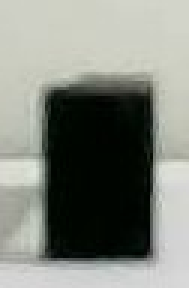
#> input picture Graduaton Project -Image Processing/side_input_images/1/1_c1.jpg, 63 x 96 px (shown 3 times larger)
$ python main.py
#> lines starting #> are read from the running program, lines starting #| are printed output that depends on the picture; after the words box and inside, x2 and y2 are one past the last pixel; in counts of white or black regions, pixels touching at a corner belong together
### Graduaton Project -Image Processing/main_functions.py
import operator
from feature_extractor import *

similarity_threshold = 0.90
weight1 = 0.5
weight2 = 1 - weight1

def side_input_images():
    image_c = cv2.imread(r"side_input_images/1/1_c1.jpg", 0)
    image_f = cv2.imread(r"side_input_images/1/1_f1.jpg", 0)

    compare1 = cv2.imread(r"side_input_images/1/1_c1.jpg", 0)
    compare2 = cv2.imread(r"side_input_images/4/4_c1.jpg", 0)
    compare3 = cv2.imread(r"side_input_images/5/5_c1.jpg", 0)


    return image_c,image_f,compare1,compare2,compare3


def front_input_images():
    image_c = cv2.imread(r"input_images/1/1_c.jpg", 0)
    image_f = cv2.imread(r"input_images/1/1_c5.jpg", 0)

    compare1 = cv2.imread(r"input_images/1/1_c.jpg", 0)
    compare2 = cv2.imread(r"input_images/4/4_c.jpg", 0)
    compare3 = cv2.imread(r"input_images/5/5_c.jpg", 0)

    image_c = image_c[100:370,:]
    image_f = image_f[100:370,:]
    compare1 = compare1[100:370, :]
    compare2 = compare2[100:370, :]
    compare3 = compare3[100:370, :]

    return image_c,image_f,compare1,compare2,compare3


def get_extract_countours(type):
    if type=="side":
        side_c, side_f, comp_side1, comp_side2, comp_side3 = side_input_images()
        image_c_final, c_contours = extract_contours(side_c)
        image_f_final, f_contours = extract_contours(side_f)
        comp1_final, f1_contours = extract_contours(comp_side1)
        comp2_final, f2_contours = extract_contours(comp_side2)
        comp3_final, f3_contours = extract_contours(comp_side3)
        return image_c_final,c_contours,image_f_final,f_contours,comp1_final,f1_contours,comp2_final,f2_contours,comp3_final,f3_contours
    elif type=="front":
        front_c, front_f, comp_front1, comp_front2, comp_front3 = front_input_images()
        image_c_final, c_contours = extract_contours(front_c)
        image_f_final, f_contours = extract_contours(front_f)
        comp1_final, f1_contours = extract_contours(comp_front1)
        comp2_final, f2_contours = extract_contours(comp_front2)
        comp3_final, f3_contours = extract_contours(comp_front3)
        return image_c_final, c_contours, image_f_final, f_contours, comp1_final, f1_contours, comp2_final, f2_contours, comp3_final, f3_contours


def get_score(type):

    if type=="side":
        side_image_c_final, side_c_contours, side_image_f_final, side_f_contours, side_comp1_final, side_f1_contours, side_comp2_final, side_f2_contours, side_comp3_final, side_f3_contours = get_extract_countours(
            "side")
        if side_c_contours is not None or side_f_contours is not None:
            # cv2.imshow("image_c_final", side_image_c_final)
            # cv2.imshow("image_f_final", side_image_f_final)

            result, score = compare_binary_images(side_image_c_final, side_image_f_final, similarity_threshold)

            error_name = compare3_images(side_image_c_final, side_comp1_final, side_comp2_final, side_comp3_final)
            # print(error_name)
            result2, score2, score_scaled2 = compare_contours(side_c_contours, side_f_contours, similarity_threshold)
            # print(score2)
            # print(score_scaled2)

            final_score = round(score * weight1 + score_scaled2 * weight2, 2)
            # print(str(similarity_threshold <= final_score) + "-> Final Score: " + str(final_score),"type ="+type)
            return final_score ,error_name,side_image_f_final ,side_image_c_final
    elif type=="front":
        front_image_c_final, front_c_contours, front_image_f_final, front_f_contours, front_comp1_final, front_f1_contours, front_comp2_final, front_f2_contours, front_comp3_final, front_f3_contours = get_extract_countours(
            "front")
        if front_c_contours is not None or front_f_contours is not None:
            # cv2.imshow("image_c_final", front_image_c_final)
            # cv2.imshow("image_f_final", front_image_f_final)

            result, score = compare_binary_images(front_image_c_final, front_image_f_final, similarity_threshold)
            error_name = compare3_images(front_image_c_final, front_comp1_final, front_comp2_final, front_comp3_final)
            # print(error_name)
            result2, score2, score_scaled2 = compare_contours(front_c_contours, front_f_contours, similarity_threshold)
            # print(score2)
            # print(score_scaled2)

            final_score = round(score * weight1 + score_scaled2 * weight2, 2)
            # print(str(similarity_threshold <= final_score) + "-> Final Score: " + str(final_score), "type =" + type)
            return final_score ,error_name ,front_image_f_final ,front_image_c_final


def compare3_images(test_image,comp1,comp2,comp3,similarity_threshold=0.9):
    result1, score1 = compare_binary_images(test_image, comp1, similarity_threshold)
    result2, score2 = compare_binary_images(test_image, comp2, similarity_threshold)
    result3, score3 = compare_binary_images(test_image, comp3, similarity_threshold)
    dst = [[1,score1],[2,score2],[3,score3]]
    dst.sort(key=operator.itemgetter(1))
    # print(dst)
    if dst[2][0] == 1:
        return "1"
    elif dst[2][0] == 2:
        return "4"
    else:
        return "3"


# [40 lines left out: function error_compare, not called in this run]

### Graduaton Project -Image Processing/feature_extractor.py
import cv2
import numpy as np
from skimage.filters import threshold_multiotsu
import math
from math import fabs, sqrt
from numpy.core.numeric import False_
from skimage import data
from skimage.feature import blob_dog, blob_log, blob_doh
from skimage.color import rgb2gray
from skimage.metrics import structural_similarity

import matplotlib.pyplot as plt

def two_level_threshold(image):
    thresholds = threshold_multiotsu(image)
    img_thres1 = cv2.threshold(image, thresholds[0], 255, cv2.THRESH_BINARY_INV)[1]
    #img_thres2 = cv2.threshold(image, thresholds[1], 255, cv2.THRESH_BINARY_INV)[1]
    #anded = cv2.bitwise_and(img_thres1, img_thres2)
    return img_thres1

def extract_contours(image):
    image = cv2.GaussianBlur(image, (5, 5), 0)
    kernel = np.ones((3, 3), np.uint8)

    img_thres_otsu = two_level_threshold(image)
    img_thres_otsu = cv2.erode(img_thres_otsu, kernel)
    img_thres_otsu = cv2.dilate(img_thres_otsu, kernel)

    contours, _ = cv2.findContours(img_thres_otsu, cv2.RETR_LIST, cv2.CHAIN_APPROX_NONE)
    largest_contour, largest_area = None, 0
    for cnt in contours:
        area=cv2.contourArea(cnt)
        if area > largest_area:
            largest_area = area
            largest_contour = cnt

    if largest_contour is None:
        return None, None

    box = cv2.boundingRect(largest_contour)
    contour_image = np.zeros((image.shape[0], image.shape[1], 1), np.uint8)
    cv2.drawContours(contour_image, [largest_contour], -1, 255, -1)
    contour_image = contour_image[box[1]: box[1] + box[3], box[0]: box[0] + box[2]]
    return contour_image, largest_contour

def compare_binary_images(image, image_ref, similarity_threshold=0.90):

    # intesection over union (IOU)
    img_size = image.shape
    image = cv2.resize(image, (img_size[1], img_size[0]))
    image_ref = cv2.resize(image_ref, (img_size[1], img_size[0]))
    anded = cv2.bitwise_and(image, image_ref)
    ored = cv2.bitwise_or(image, image_ref)

    # cv2.imshow("anded", anded)
    # cv2.imshow("ored", ored)

    anded_count = cv2.countNonZero(anded)
    ored_count = cv2.countNonZero(ored)

    # print("Anded:" + str(anded_count))
    # print("ored_count:" + str(ored_count))

    similarity_score = round(anded_count / ored_count, 2)

    return similarity_score > similarity_threshold, similarity_score

def compare_contours(cnt_c, cnt_f, similarity_threshold=0.90):
    acceptable_error = 1.5
    score = cv2.matchShapes(cnt_c, cnt_f, 1, 0.0)
    score_scaled = round(max(1.0 - score / (acceptable_error * 10), 0.0), 2)
    return score < score_scaled, score, score_scaled

# [131 lines left out: functions center_of_gravity, retrection, edgeLift, unSupport, not called in this run]
def score_show(image,score):
    font = cv2.FONT_HERSHEY_SIMPLEX
    cv2.putText(image, f"Similarity Score: {round(score,2)}", (image.shape[0],30), font, 1, (0,0,255),2)

# [54 lines left out: function diff, not called in this run]

### Graduaton Project -Image Processing/main.py
from matplotlib.pyplot import imshow
from main_functions import *


side_score ,errorname_side ,image_f_final,image_c_final = get_score("side")
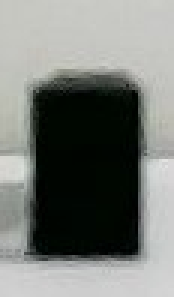
#> input picture Graduaton Project -Image Processing/side_input_images/1/1_f1.jpg, 58 x 99 px (shown 3 times larger)
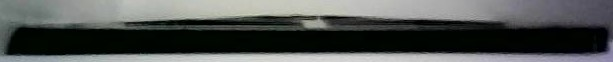
#> input picture Graduaton Project -Image Processing/side_input_images/4/4_c1.jpg, 613 x 62 px
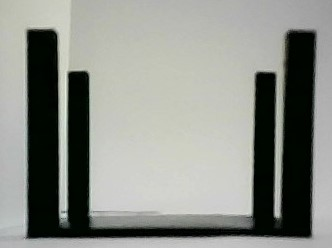
#> input picture Graduaton Project -Image Processing/side_input_images/5/5_c1.jpg, 332 x 248 px
#> in two_level_threshold, `thresholds = threshold_multiotsu(image)`: thresholds = [57, 151]
#> in two_level_threshold, `img_thres1 = cv2.threshold(image, thresholds[0], 255, cv2.THRESH_BINAR..`: img_thres1: shape (96, 63); 31.3% white; 1 white region, box (x1, y1, x2, y2) and area: (15, 30, 51, 86) 1894
#> in extract_contours, `img_thres_otsu = cv2.erode(img_thres_otsu, kernel)`: img_thres_otsu: shape (96, 63); 28.3% white; 1 white region, box (x1, y1, x2, y2) and area: (16, 31, 50, 85) 1713
#> in extract_contours, `img_thres_otsu = cv2.dilate(img_thres_otsu, kernel)`: img_thres_otsu: shape (96, 63); 31.3% white; 1 white region
#> in extract_contours, `contours, _ = cv2.findContours(img_thres_otsu, cv2.RETR_LIST, cv2.CHAI..`: contours = 1 contour; box (x1, y1, x2, y2) and area: (15, 30, 51, 86) 1808
#> the loop in extract_contours, `for cnt in contours:` made 1 pass
#> (area, largest_area) on pass 1: (1807.5, 1807.5)
#> after the loop in extract_contours, `for cnt in contours:`: largest_area = 1807.5; largest_contour = contour of 169 points, box (x1, y1, x2, y2) (15, 30, 51, 86), area 1808
#> in extract_contours, `box = cv2.boundingRect(largest_contour)`: box = (15, 30, 36, 56)
#> in extract_contours, `contour_image = contour_image[box[1]: box[1] + box[3], box[0]: box[0] ..`: contour_image: shape (56, 36, 1); 93.9% white; black in thin lines or dots
#> in get_extract_countours, `image_c_final, c_contours = extract_contours(side_c)`: c_contours has the same summary as largest_contour in extract_contours
#> in two_level_threshold (call 2), `img_thres1 = cv2.threshold(image, thresholds[0], 255, cv2.THRESH_BINAR..`: img_thres1: shape (99, 58); 34.9% white; 1 white region, box (x1, y1, x2, y2) and area: (10, 28, 47, 86) 2002
#> in extract_contours (call 2), `img_thres_otsu = cv2.erode(img_thres_otsu, kernel)`: img_thres_otsu: shape (99, 58); 31.6% white; 1 white region, box (x1, y1, x2, y2) and area: (11, 29, 46, 85) 1812
#> in extract_contours (call 2), `img_thres_otsu = cv2.dilate(img_thres_otsu, kernel)`: img_thres_otsu: shape (99, 58); 34.8% white; 1 white region
#> in extract_contours (call 2), `contours, _ = cv2.findContours(img_thres_otsu, cv2.RETR_LIST, cv2.CHAI..`: contours = 1 contour; box (x1, y1, x2, y2) and area: (10, 28, 47, 86) 1913
#> the loop in extract_contours (call 2), `for cnt in contours:` made 1 pass
#> (area, largest_area) on pass 1: (1913, 1913)
#> in extract_contours (call 2), `contour_image = contour_image[box[1]: box[1] + box[3], box[0]: box[0] ..`: contour_image: shape (58, 37, 1); 93.2% white; black in thin lines or dots
#> in get_extract_countours, `image_f_final, f_contours = extract_contours(side_f)`: f_contours = contour of 172 points, box (x1, y1, x2, y2) (10, 28, 47, 86), area 1913
#> in extract_contours (call 3), `contours, _ = cv2.findContours(img_thres_otsu, cv2.RETR_LIST, cv2.CHAI..`: contours = 1 contour; box (x1, y1, x2, y2) and area: (15, 30, 51, 86) 1808
#> in get_extract_countours, `comp1_final, f1_contours = extract_contours(comp_side1)`: f1_contours has the same summary as largest_contour in extract_contours
#> in two_level_threshold (call 4), `img_thres1 = cv2.threshold(image, thresholds[0], 255, cv2.THRESH_BINAR..`: img_thres1: shape (62, 613); 44.2% white; 3 white regions (1 under 20 px), largest, box (x1, y1, x2, y2) and area: (6, 17, 611, 55) 15864, (132, 17, 297, 26) 914
#> in extract_contours (call 4), `img_thres_otsu = cv2.erode(img_thres_otsu, kernel)`: img_thres_otsu: shape (62, 613); 39.2% white; 2 white regions, box (x1, y1, x2, y2) and area: (7, 18, 610, 54) 14338, (141, 18, 292, 25) 545
#> in extract_contours (call 4), `img_thres_otsu = cv2.dilate(img_thres_otsu, kernel)`: img_thres_otsu: shape (62, 613); 44% white; 2 white regions
#> in extract_contours (call 4), `contours, _ = cv2.findContours(img_thres_otsu, cv2.RETR_LIST, cv2.CHAI..`: contours = 2 contours; box (x1, y1, x2, y2) and area: (6, 17, 611, 55) 15134, (140, 17, 293, 26) 722
#> in extract_contours (call 4), `cv2.drawContours(contour_image, [largest_contour], -1, 255, -1)`: contour_image: shape (62, 613, 1); 41.7% white; 1 white region, box (x1, y1, x2, y2) and area: (6, 17, 611, 55) 15848
#> in extract_contours (call 4), `contour_image = contour_image[box[1]: box[1] + box[3], box[0]: box[0] ..`: contour_image: shape (38, 605, 1); 68.9% white; 4 black regions (1 under 20 px), largest, box (x1, y1, x2, y2) and area: (0, 0, 411, 29) 4300, (340, 0, 605, 16) 1591, (61, 19, 605, 38) 1249
#> in get_extract_countours, `comp2_final, f2_contours = extract_contours(comp_side2)`: f2_contours = contour of 1427 points, box (x1, y1, x2, y2) (6, 17, 611, 55), area 15134
#> in two_level_threshold (call 5), `img_thres1 = cv2.threshold(image, thresholds[0], 255, cv2.THRESH_BINAR..`: img_thres1: shape (248, 332); 24.9% white; 1 white region, box (x1, y1, x2, y2) and area: (28, 30, 315, 238) 20466
#> in extract_contours (call 5), `img_thres_otsu = cv2.erode(img_thres_otsu, kernel)`:
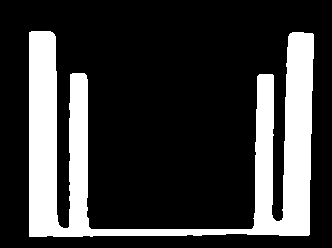
#> img_thres_otsu: shape (248, 332); 22.4% white; 1 white region, box (x1, y1, x2, y2) and area: (29, 31, 314, 237) 18439
#> in extract_contours (call 5), `img_thres_otsu = cv2.dilate(img_thres_otsu, kernel)`: img_thres_otsu: shape (248, 332); 24.9% white; 1 white region
#> in extract_contours (call 5), `contours, _ = cv2.findContours(img_thres_otsu, cv2.RETR_LIST, cv2.CHAI..`: contours = 1 contour; box (x1, y1, x2, y2) and area: (28, 30, 315, 238) 19495
#> the loop in extract_contours (call 5), `for cnt in contours:` made 1 pass
#> (area, largest_area) on pass 1: (19495, 19495)
#> after the loop in extract_contours (call 5), `for cnt in contours:`: largest_area = 19495; largest_contour = contour of 1930 points, box (x1, y1, x2, y2) (28, 30, 315, 238), area 19495
#> in extract_contours (call 5), `box = cv2.boundingRect(largest_contour)`: box = (28, 30, 287, 208)
#> in extract_contours (call 5), `contour_image = contour_image[box[1]: box[1] + box[3], box[0]: box[0] ..`: contour_image: shape (208, 287, 1); 34.3% white; 1 white region, box (x1, y1, x2, y2) and area: (0, 0, 287, 208) 20461
#> in get_extract_countours, `comp3_final, f3_contours = extract_contours(comp_side3)`: f3_contours has the same summary as largest_contour in extract_contours
#> in get_score, `side_image_c_final, side_c_contours, side_image_f_final, side_f_contou..`: side_c_contours = contour of 169 points, box (x1, y1, x2, y2) (15, 30, 51, 86), area 1808; side_f_contours has the same summary as f_contours in get_extract_countours; side_f1_contours has the same summary as side_c_contours; side_f2_contours has the same summary as f2_contours in get_extract_countours; side_f3_contours has the same summary as largest_contour in extract_contours
#> in compare_binary_images, `anded_count = cv2.countNonZero(anded)`: anded_count = 1893
#> in compare_binary_images, `ored_count = cv2.countNonZero(ored)`: ored_count = 1990
#> in compare_binary_images, `similarity_score = round(anded_count / ored_count, 2)`: similarity_score = 0.95
#> in get_score, `result, score = compare_binary_images(side_image_c_final, side_image_f..`: result = True; score = 0.95
#> in compare3_images, `result1, score1 = compare_binary_images(test_image, comp1, similarity_..`: result1 = True; score1 = 1
#> in compare3_images, `result2, score2 = compare_binary_images(test_image, comp2, similarity_..`: result2 = False; score2 = 0.71
#> in compare3_images, `result3, score3 = compare_binary_images(test_image, comp3, similarity_..`: result3 = False; score3 = 0.33
#> in compare3_images, `dst = [[1,score1],[2,score2],[3,score3]]`: dst = [[1, 1], [2, 0.71], [3, 0.33]]
#> in get_score, `error_name = compare3_images(side_image_c_final, side_comp1_final, sid..`: error_name = '1'
#> in compare_contours, `score = cv2.matchShapes(cnt_c, cnt_f, 1, 0.0)`: score = 0.0132
#> in compare_contours, `score_scaled = round(max(1.0 - score / (acceptable_error * 10), 0.0), 2)`: score_scaled = 1
#> in get_score, `result2, score2, score_scaled2 = compare_contours(side_c_contours, sid..`: result2 = True; score2 = 0.0132; score_scaled2 = 1
#> in get_score, `final_score = round(score * weight1 + score_scaled2 * weight2, 2)`: final_score = 0.97
#> side_score = 0.97; errorname_side = '1'

if side_score > 0.90 :
    print("Exceeded 90% Treshold Value from Side Camera")
    print("Similarity score from Side Camera:",side_score)
#| Similarity score from Side Camera: 0.97
else:
    error_compare("side", errorname_side,image_c_final,image_f_final)
    print("Similarity score from Side Camera:", side_score)
    print("Could NOT Exceeded 90% Treshold Value from Side Camera")


front_score ,errorname_front,image_f_final,image_c_final = get_score("front")
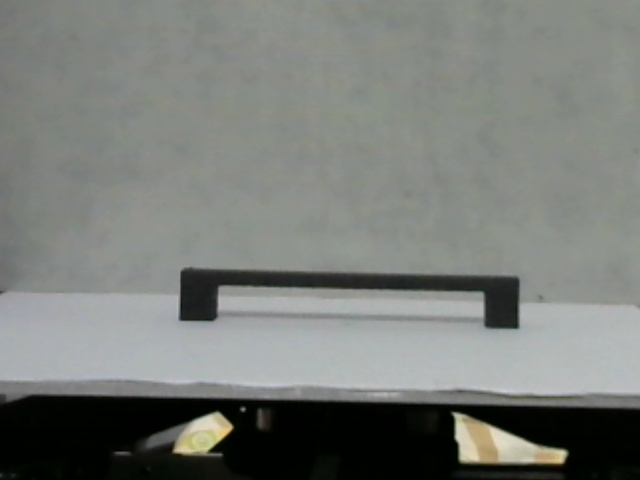
#> input picture Graduaton Project -Image Processing/input_images/1/1_c.jpg, 640 x 480 px
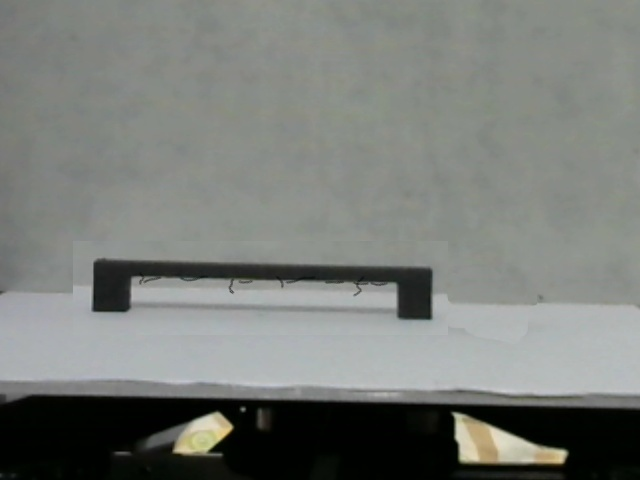
#> input picture Graduaton Project -Image Processing/input_images/1/1_c5.jpg, 640 x 480 px
#> in front_input_images, `image_f = image_f[100:370,:]`:
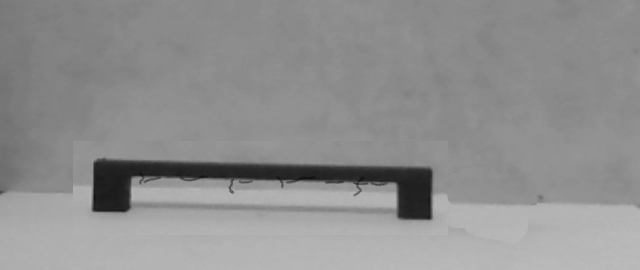
#> image_f: shape (270, 640); min 15, max 187, mean 143.7
#> (the run stopped early here; a loop or call above may not have finished)
